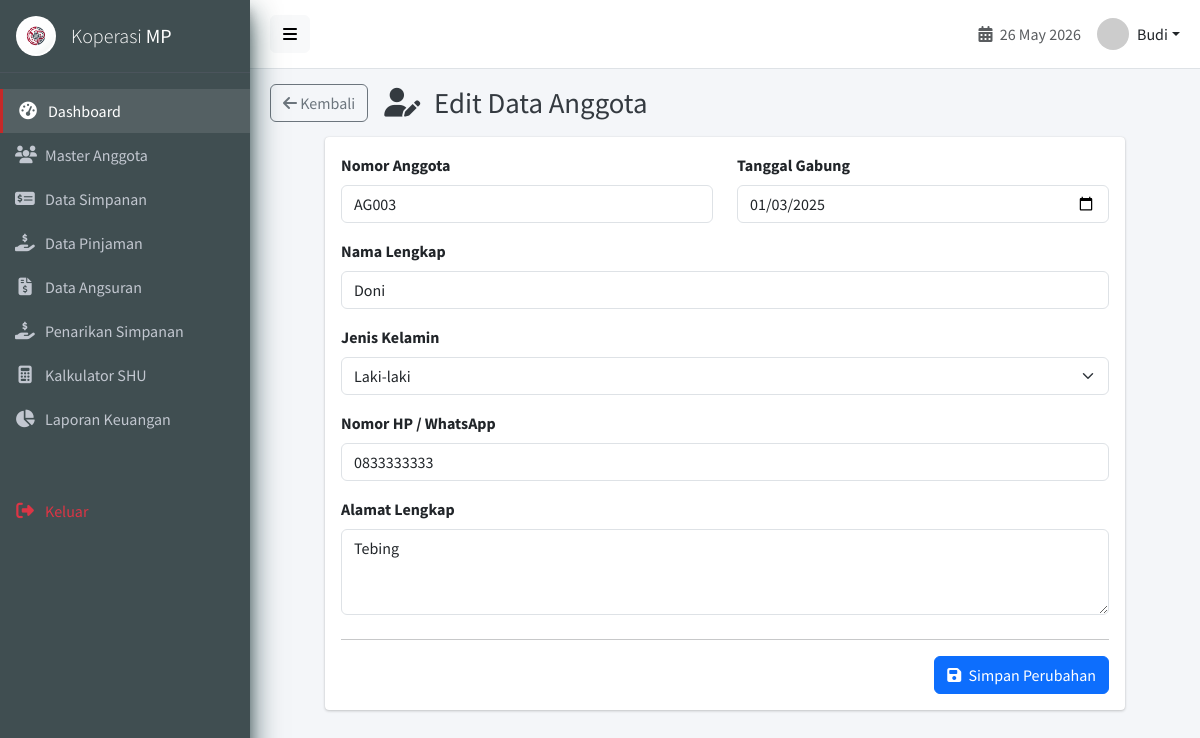
The page /anggota_edit.php?id=3 (signed in) on the database as committed earlier.
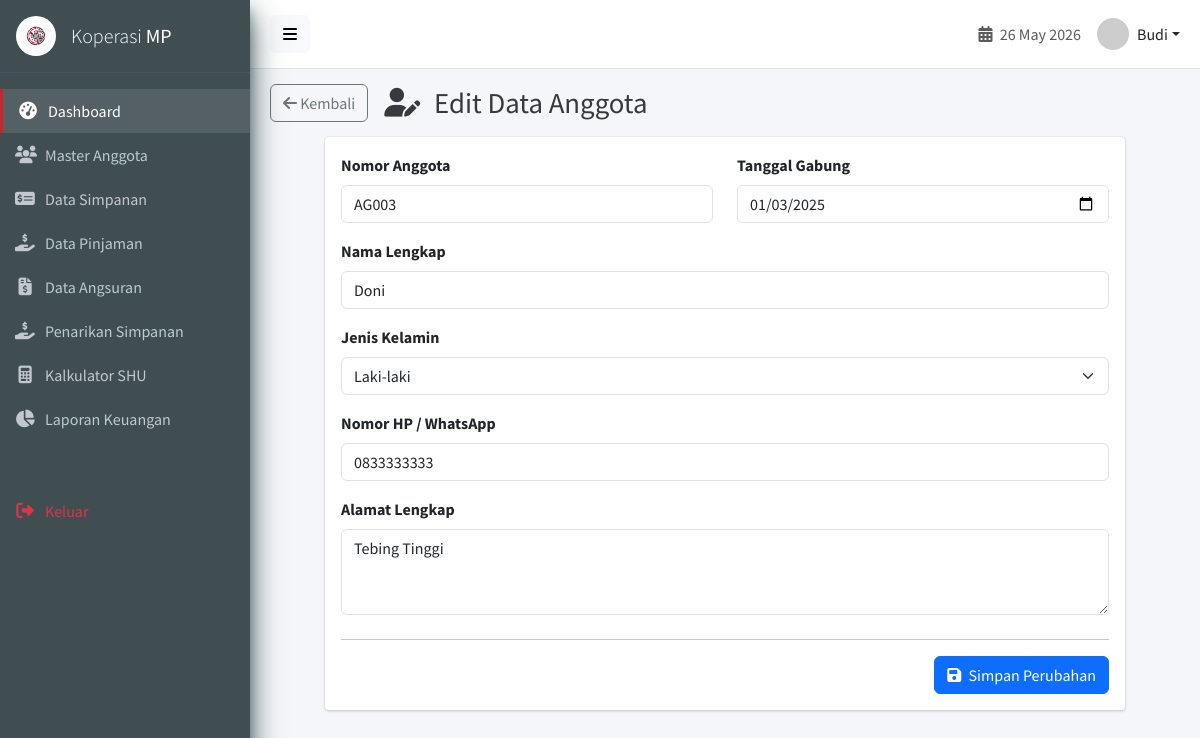
The same page on the database as committed later.
### tables this page shows
CREATE TABLE `anggota` (
  `id_anggota` int(11) NOT NULL AUTO_INCREMENT,
  `no_anggota` varchar(30) NOT NULL,
  `nama_anggota` varchar(100) NOT NULL,
  `jk` enum('L','P') DEFAULT NULL,
  `alamat` text DEFAULT NULL,
  `no_hp` varchar(20) DEFAULT NULL,
  `tanggal_gabung` date DEFAULT NULL,
  `status` enum('aktif','nonaktif') DEFAULT 'aktif',
  `created_at` timestamp NOT NULL DEFAULT current_timestamp(),
  `updated_at` timestamp NOT NULL DEFAULT current_timestamp() ON UPDATE current_timestamp(),
  `deleted_at` timestamp NULL DEFAULT NULL,
  PRIMARY KEY (`id_anggota`),
  UNIQUE KEY `no_anggota` (`no_anggota`),
  KEY `idx_nama_anggota` (`nama_anggota`)
);

### anggota_edit.php (the view, shortened to what this page needs)
<?php
require_once 'config/database.php';
$id = isset($_GET['id']) ? intval($_GET['id']) : 0;
$query = $conn->query("SELECT * FROM anggota WHERE id_anggota = $id AND status = 'aktif'");
$data = $query->fetch_assoc();
include 'views/layouts/header.php';
?>
<div class="content-header">
    <div class="d-flex align-items-center">
        <a href="anggota.php" class="btn btn-outline-secondary me-3"><i class="fas fa-arrow-left"></i> Kembali</a>
        <h1 class="m-0"><i class="fas fa-user-edit me-2"></i> Edit Data Anggota</h1>
    </div>
</div>
<section class="content">
    <div class="card" style="max-width: 800px; margin: 0 auto;">
        <div class="card-body">
            <form action="anggota_proses.php?action=edit" method="POST">
                <div class="row mb-3">
                    <div class="col-md-6">
                        <label class="form-label fw-bold">Nomor Anggota</label>
                        <input type="text" class="form-control" value="<?php echo htmlspecialchars($data['no_anggota']); ?>" readonly>
                    </div>
                    <div class="col-md-6">
                        <label class="form-label fw-bold">Tanggal Gabung</label>
                        <input type="date" name="tanggal_gabung" class="form-control" value="<?php echo $data['tanggal_gabung']; ?>" required>
                    </div>
                </div>
                <div class="mb-3">
                    <label class="form-label fw-bold">Nama Lengkap</label>
                    <input type="text" name="nama_anggota" class="form-control" value="<?php echo htmlspecialchars($data['nama_anggota']); ?>" required>
                </div>
                <div class="mb-3">
                    <label class="form-label fw-bold">Jenis Kelamin</label>
                    <select name="jk" class="form-select" required>
                        <option value="L" <?php echo $data['jk'] == 'L' ? 'selected' : ''; ?>>Laki-laki</option>
                    </select>
                </div>
                <div class="mb-3">
                    <label class="form-label fw-bold">Nomor HP / WhatsApp</label>
                    <input type="text" name="no_hp" class="form-control" value="<?php echo htmlspecialchars($data['no_hp']); ?>" required>
                </div>
                <div class="mb-4">
                    <label class="form-label fw-bold">Alamat Lengkap</label>
                    <textarea name="alamat" class="form-control" rows="3" required><?php echo htmlspecialchars($data['alamat']); ?></textarea>
                </div>
                <hr>
                <div class="d-flex justify-content-end">
                    <button type="submit" class="btn btn-primary"><i class="fas fa-save me-1"></i> Simpan Perubahan</button>
                </div>
            </form>
        </div>
    </div>
</section>
<?php include 'views/layouts/footer.php'; ?>

Rows that differ between the two databases and show on the page:
changed anggota "AG003": alamat "Tebing" → "Tebing Tinggi"
